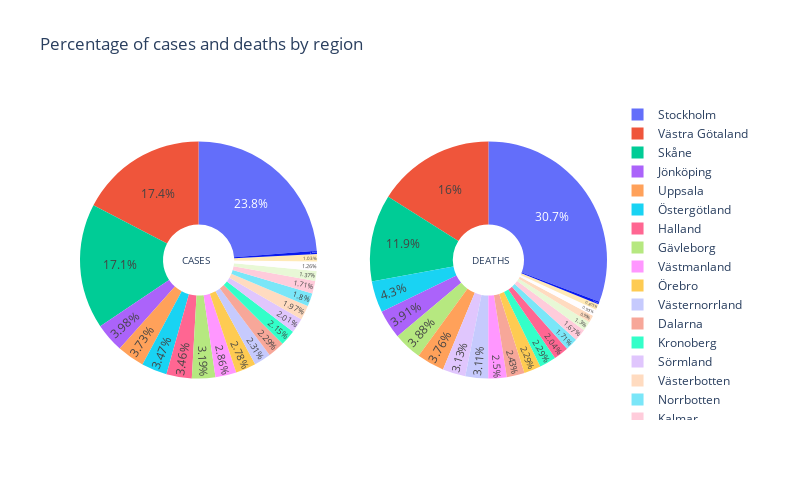

Notebook source saved alongside this figure:
### Code cell
import pandas as pd 
import plotly.graph_objects as go
from plotly.subplots import make_subplots

df = pd.read_csv("Regional_Totals_Data.csv")

fig = make_subplots(rows=1, cols=2, specs=[[{'type':'domain'}, {'type':'domain'}]])
fig.add_trace(go.Pie(labels=df["Region"], values=df["Total_Cases"]), 1, 1)
fig.add_trace(go.Pie(labels=df["Region"], values=df["Total_Deaths"]), 1, 2)

fig.update_traces(hole=.3, hoverinfo="label+percent+value", textposition="inside")

fig.update_layout( title_text= "Percentage of cases and deaths by region", 
annotations=[dict(text='CASES', x=0.19, y=0.5, font_size=10, showarrow=False),dict(text='DEATHS', x=0.82, y=0.5, font_size=10, showarrow=False)],width =790, height=500)

fig.show()

### Figure 1 — Plotly figure (JSON) as saved in the notebook; plotly's stock layout.template omitted (floating-point values rounded to 4 significant figures)
{"data": [{"domain": {"x": [0, 0.45], "y": [0, 1]}, "hole": 0.3, "hoverinfo": "label+percent+value", "labels": ["Blekinge", "Dalarna", "Gotland", "Gävleborg", "Halland", "Jämtland Härjedalen", "Jönköping", "Kalmar", "Kronoberg", "Norrbotten", "Skåne", "Stockholm", "Sörmland", "Uppsala", "Värmland", "Västerbotten", "Västernorrland", "Västmanland", "Västra Götaland", "Örebro", "Östergötland"], "textposition": "inside", "type": "pie", "values": [7646, 13942, 2650, 19426, 21052, 6249, 24236, 10391, 13080, 10977, 103958, 144522, 12214, 22684, 8320, 11957, 14034, 17408, 105596, 16934, 21135]}, {"domain": {"x": [0.55, 1], "y": [0, 1]}, "hole": 0.3, "hoverinfo": "label+percent+value", "labels": ["Blekinge", "Dalarna", "Gotland", "Gävleborg", "Halland", "Jämtland Härjedalen", "Jönköping", "Kalmar", "Kronoberg", "Norrbotten", "Skåne", "Stockholm", "Sörmland", "Uppsala", "Värmland", "Västerbotten", "Västernorrland", "Västmanland", "Västra Götaland", "Örebro", "Östergötland"], "textposition": "inside", "type": "pie", "values": [112, 302, 44, 482, 254, 100, 486, 207, 284, 212, 1474, 3820, 389, 467, 162, 123, 387, 311, 1993, 285, 534]}], "layout": {"annotations": [{"font": {"size": 10}, "showarrow": false, "text": "CASES", "x": 0.19, "y": 0.5}, {"font": {"size": 10}, "showarrow": false, "text": "DEATHS", "x": 0.82, "y": 0.5}], "height": 500, "title": {"text": "Percentage of cases and deaths by region"}, "width": 790}}
